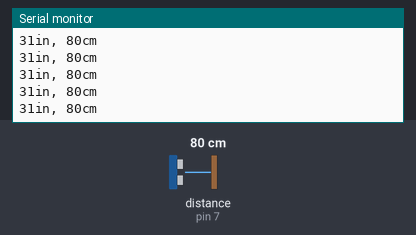
Bench run of a sketch on a simulated Arduino Uno, built with avr-gcc and run on an emulated ATmega328P. On the bench: the last lines printed to the serial monitor. Wiring (inferred from the names in the program): ultrasonic range finder: trigger pin 7; echo pin 7. The inputs (shaded band) are chosen by the test bench; at power-on: distance to the obstacle (sensor on pin 7) 80 cm. The echo pulse lasts 58.3 µs per cm.

Above: at 1.2 s.
1.3 s: distance to the obstacle (sensor on pin 7) set to 2 cm
At 1.38 s:
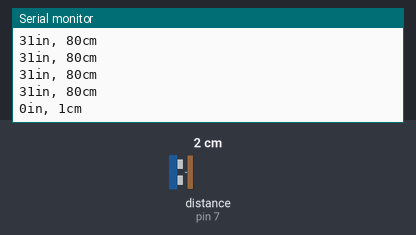
2.8 s: distance to the obstacle (sensor on pin 7) set to 4 cm
At 2.8 s:
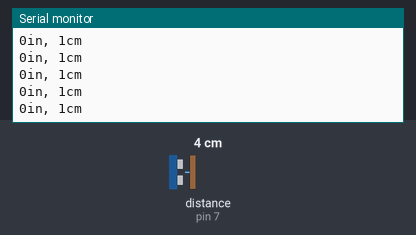
4.3 s: distance to the obstacle (sensor on pin 7) set to 299 cm
At 4.32 s:
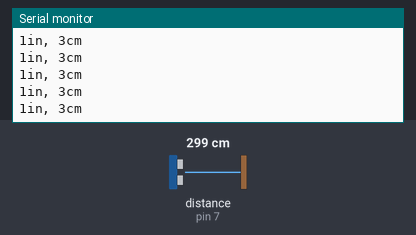
Timing chart, 0 to 7.3 s (numbered marks = the images above; inputs shaded):
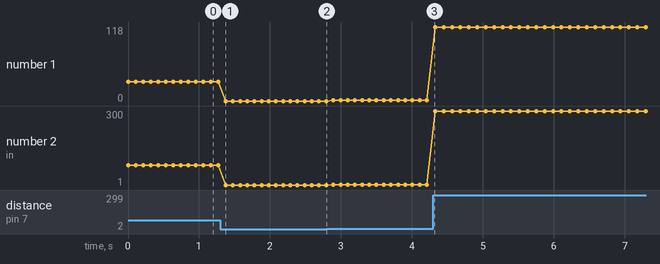

The sketch:

sonar.ino
```cpp
//ultrasonic or sonar sensor with 3 pin

int sonarPin = 7;
int inches = 0;
int cm = 0;

long readUltrasonicDistance(int pin){

    pinMode(pin, OUTPUT);

    digitalWrite(pin, LOW);
    delayMicroseconds(2);

    digitalWrite(pin, HIGH);
    delayMicroseconds(10);

    digitalWrite(pin, LOW);
    pinMode(pin, INPUT);

    return pulseIn(pin, HIGH);
}

void setup(){

    pinMode(sonarPin, INPUT);
    Serial.begin(9600);

}

void loop(){

    cm = 0.01723 * readUltrasonicDistance(sonarPin); // in cm
    inches = (cm / 2.54);

    Serial.print(inches);
    Serial.print("in, ");

    Serial.print(cm);
    Serial.println("cm");

    delay(100);
}
```

Measured:
- after the input at 1.3 s, the serial monitor: prints a new line after 0.08 s (image 1)
- plotted number 1: 31 → 0 after the input at 1.3 s, 1 → 118 after the input at 4.3 s
- plotted number 2: 80 → 1 after the input at 1.3 s, 1 → 3 after the input at 2.8 s, 3 → 300 after the input at 4.3 s
